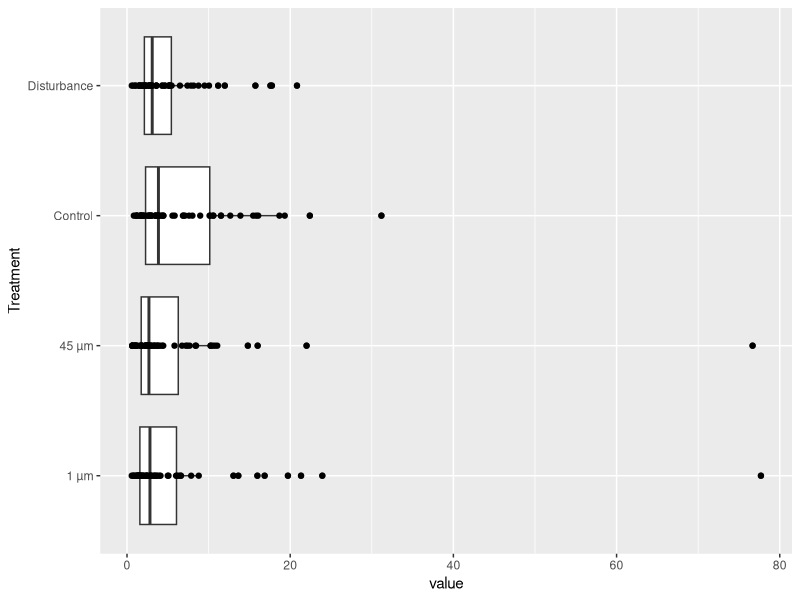
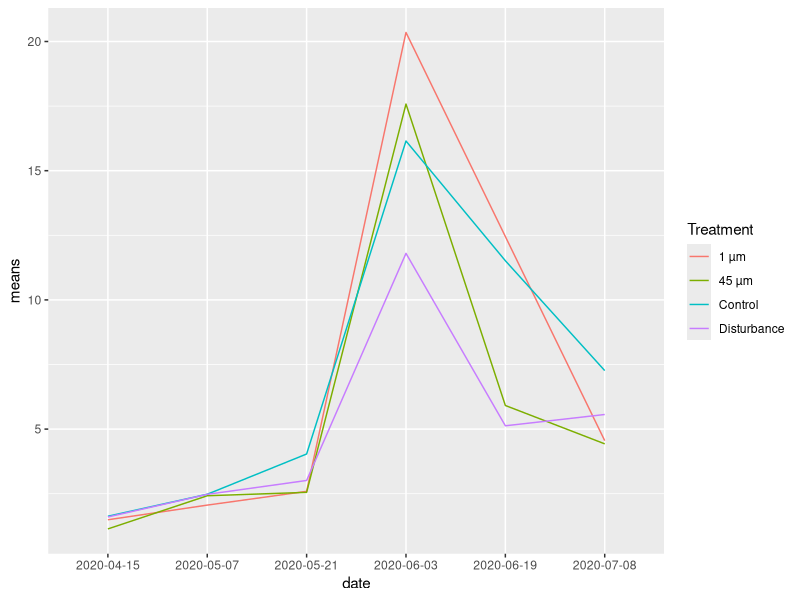

These figures' R source, in order:
#requiredlibraries
library(tidyr)
library(dplyr)
library(ggplot2)

#read in files and rename
fluxes = readr::read_csv("fluxes.csv")
collar_map = readr::read_csv("collar_map.csv")

#reshape/cleanup data
fluxesTidy = 
  (fluxes %>% 
    gather(date, value, 2:7))
#LI8100A is empty so remove it
collarMapTidy = 
  collar_map %>% select(-LI8100A_Port, -Group, -Plot)
      
#joining metadata and column cleanup and remove "N/A"
#also pull out collars that get filtered out
  collarInfoPreFilter = 
  collarMapTidy %>% left_join(fluxesTidy, "Collar")

collarsNotIncluded = collarInfoPreFilter %>% filter(is.na(value)) %>% select(-value)

collarInfo = collarInfoPreFilter  %>%
  filter(!is.na(value))

#print dataset summary by treatment
collarInfo %>% group_by(Treatment) %>% summarize(mean(value), sd(value), n()) 
print(collarInfo)

#boxplot by treatment with dots
collarInfo %>% ggplot(aes(value, Treatment)) + geom_boxplot() + geom_jitter(height = 0)#15 boxplots seems like a lot

#line graph of mean fluxes by treatment and date by error bars
#mean and s.d. by date/treatment (similar to printing info by treatment)
meansByBoth = collarInfo %>% group_by(date, Treatment) %>% summarize(means = mean(value))
StDevByBoth = collarInfo %>% group_by(date, Treatment) %>% summarize(stDevds = sd(value))

lineMeanBothGraph = meansByBoth %>% ggplot(aes(date, means, group = Treatment, color = Treatment)) + geom_line() + ggtitle("Mean Flux by Date and Treatment") + xlab("Date") + ylab("Mean Flux")
meansByBoth %>% ggplot(aes(date, means, group = Treatment, color = Treatment)) + geom_line()

#print the information on collars not included (later to be included in report)
print(collarInfo)